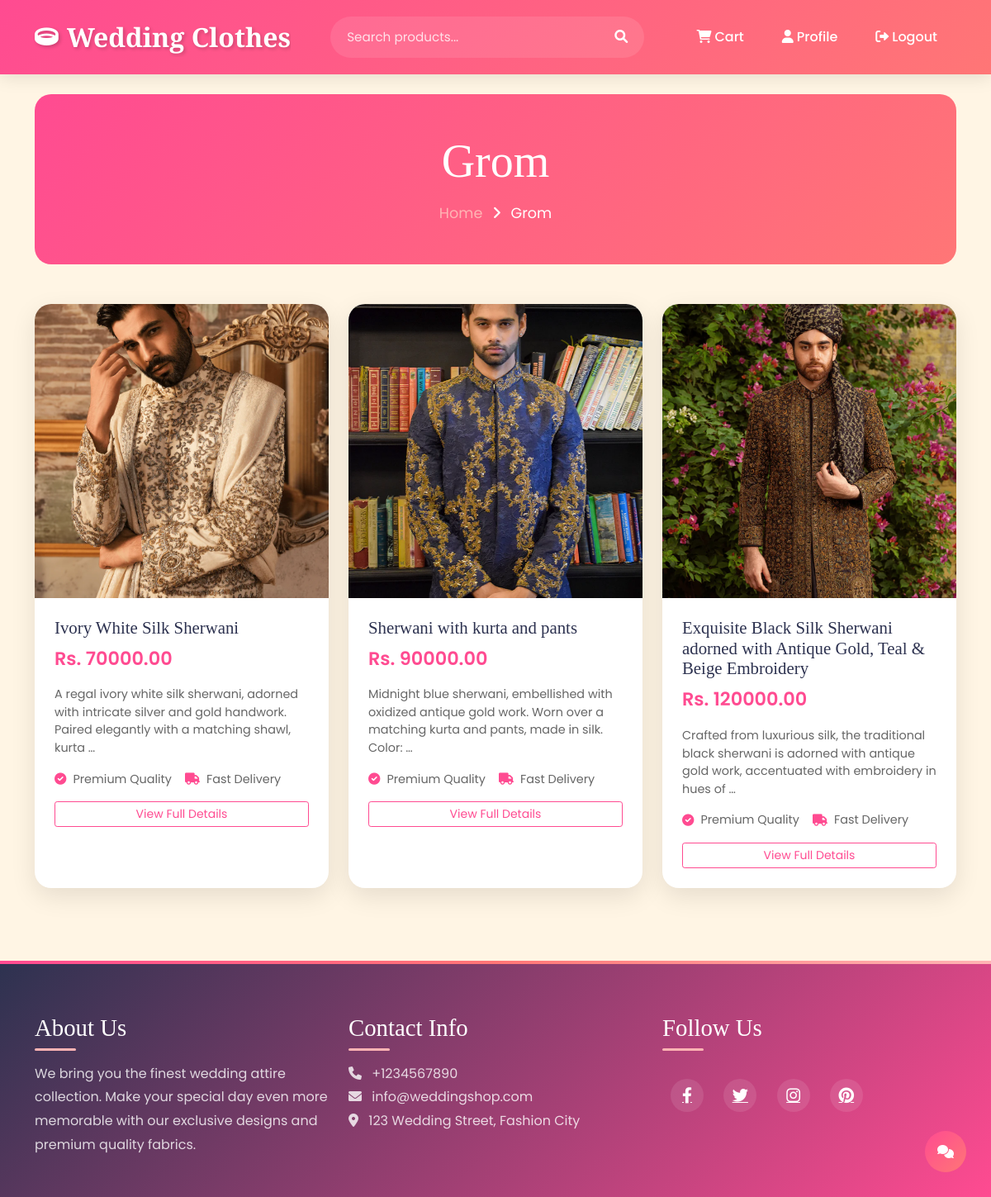
/category/3/ (signed in), run on the app's committed database.
### shopapp/models.py (models this page shows, shortened)
class Category(models.Model):
    name = models.CharField(max_length=100)
    image = models.ImageField(upload_to='categories/', null=True, blank=True)

class Product(models.Model):
    category = models.ForeignKey(Category, on_delete=models.CASCADE)
    name = models.CharField(max_length=200)
    price = models.DecimalField(max_digits=10, decimal_places=2)
    description = models.TextField()
    image = models.ImageField(upload_to='products/')

### shopapp/views.py (the view)
# urls.py: path('category/<int:category_id>/', views.category_products, name='category_products'),
def category_products(request, category_id):
    category = Category.objects.get(id=category_id)
    products = Product.objects.filter(category=category)
    return render(request, 'shopapp/products.html', {'products': products, 'category': category})

### shopapp/templates/shopapp/products.html (shortened to what this page needs)
{% extends 'shopapp/base.html' %}
{% block content %}
<div class="category-header text-center py-5 mb-5" data-aos="fade-down">
    <h1 class="display-4 mb-3">{{ category.name }}</h1>
    <div class="category-breadcrumb">
        <a href="{% url 'home' %}" class="text-decoration-none">Home</a>
        <i class="fas fa-angle-right mx-2"></i>
        <span>{{ category.name }}</span>
    </div>
</div>
<div class="row">
    {% for product in products %}
    <div class="col-md-4 mb-4" data-aos="fade-up" data-aos-delay="100">
        <div class="product-card">
            <div class="product-image-wrapper">
                <img src="{{ product.image.url }}" class="product-image" alt="{{ product.name }}">
            </div>
            <div class="product-info">
                <h3 class="product-title">{{ product.name }}</h3>
                <div class="product-price">Rs. {{ product.price }}</div>
                <p class="product-description">{{ product.description|truncatewords:20 }}</p>
                <div class="product-features">
                    <span><i class="fas fa-check-circle me-2"></i>Premium Quality</span>
                    <span><i class="fas fa-truck me-2"></i>Fast Delivery</span>
                </div>
                <div class="text-center mt-3">
                    <a href="{% url 'product_detail' product.id %}" class="btn btn-outline-primary btn-sm w-100">
                        View Full Details
                    </a>
                </div>
            </div>
        </div>
    </div>
    {% endfor %}
</div>
{% endblock %}

### shopapp/templates/shopapp/base.html (style rules this page uses)
:root { --primary-color: #FF4B91; --secondary-color: #FF7676; --accent-color: #FFB4B4; --dark-color: #2D3250; --light-color: #FFF5E4; }
body { font-family: 'Poppins', sans-serif; background-color: var(--light-color); }
h1, h2, h3, h4, h5, h6 { font-family: 'Playfair Display', serif; }

### shopapp/templates/shopapp/products.html (style rules this page uses)
.category-header { background: linear-gradient(135deg, var(--primary-color), var(--secondary-color)); color: white; border-radius: 20px; position: relative; overflow: hidden; }
.category-header:before { content: ''; position: absolute; top: 0; left: 0; right: 0; bottom: 0; background: url('https://source.unsplash.com/1600x900/?wedding,fashion') center/cover; opacity: 0.1; }
.category-breadcrumb { font-size: 1.1rem; }
.category-breadcrumb a { color: var(--accent-color); }
.product-card { background: white; border-radius: 20px; overflow: hidden; box-shadow: 0 10px 30px rgba(0,0,0,0.1); transition: all 0.3s ease; height: 100%; }
.product-image-wrapper { position: relative; overflow: hidden; padding-top: 100%; }
.product-image { position: absolute; top: 0; left: 0; width: 100%; height: 100%; object-fit: cover; transition: all 0.5s ease; }
.product-info { padding: 1.5rem; transition: all 0.3s ease; }
.product-title { font-size: 1.3rem; margin-bottom: 0.5rem; color: var(--dark-color); }
.product-price { font-size: 1.4rem; font-weight: 600; color: var(--primary-color); margin-bottom: 1rem; }
.product-description { color: #666; font-size: 0.9rem; margin-bottom: 1rem; }
.product-features { display: flex; flex-wrap: wrap; gap: 1rem; font-size: 0.9rem; color: #666; }
.product-features span { display: flex; align-items: center; }
.product-features i { color: var(--primary-color); }
.product-card { animation: fadeInUp 0.6s ease-out; }
.btn-outline-primary { border-color: var(--primary-color); color: var(--primary-color); }

### data on the page
Category: name "Grom"
Product: image (picture), name "Ivory White Silk Sherwani", price "70000.00", description "A regal ivory white silk sherwani, adorned with intricate silver and gold handwork. Paired elegantly with a matching shawl, kurta …"
Product: image (picture), name "Sherwani with kurta and pants", price "90000.00", description "Midnight blue sherwani, embellished with oxidized antique gold work. Worn over a matching kurta and pants, made in silk. Color: …"
Product: image (picture), name "Exquisite Black Silk Sherwani adorned with Antique Gold, Teal & Beige Embroidery", price "120000.00", description "Crafted from luxurious silk, the traditional black sherwani is adorned with antique gold work, accentuated with embroidery in hues of …"
